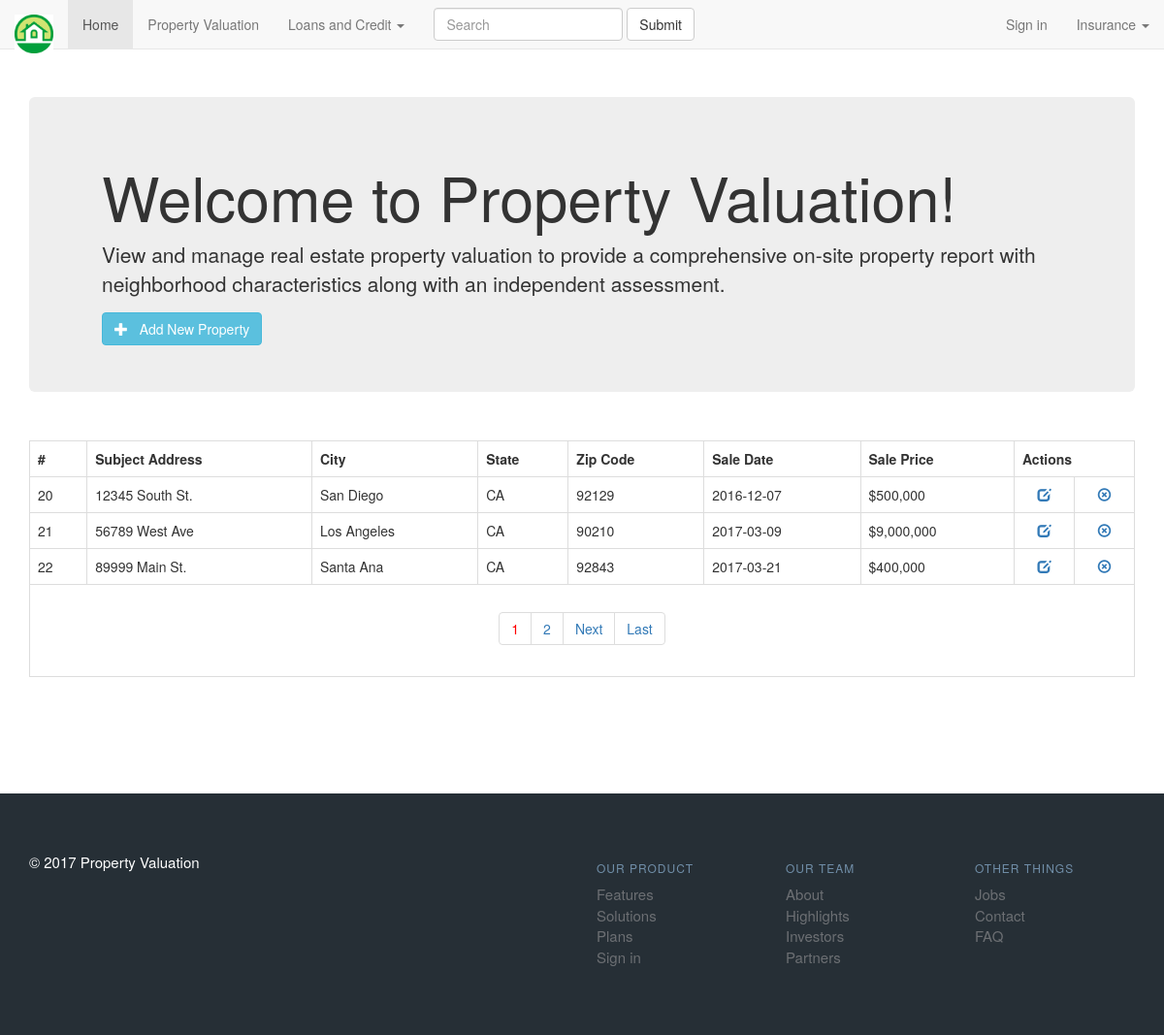
/property-valuation.php, run on the app's committed database.
### tables this page shows
CREATE TABLE IF NOT EXISTS `sales` (
  `sales_id` int(11) NOT NULL AUTO_INCREMENT,
  `sales_date` date NOT NULL,
  `sales_price` double NOT NULL,
  `property_id` int(11) NOT NULL,
  PRIMARY KEY (`sales_id`)
);

CREATE TABLE IF NOT EXISTS `property` (
  `property_id` int(11) NOT NULL AUTO_INCREMENT,
  `address` varchar(255) NOT NULL,
  `city` varchar(150) NOT NULL,
  `state` varchar(150) NOT NULL,
  `zip` int(5) NOT NULL,
  PRIMARY KEY (`property_id`)
);

### class.crud.php (the view, shortened to what this page needs)
<?php
class Crud {
    private $db;
    function __construct($DB_con) {
        $this->db = $DB_con;
    }
    public function dataview($query) {
        $stmt = $this->db->prepare($query);
        $stmt->execute();
        if($stmt->rowCount() > 0) {
            while($row = $stmt->fetch(PDO::FETCH_ASSOC)) {
?>
                <tr>
                    <td><?php print($row['property_id']); ?></td>
                    <td><?php print($row['address']); ?></td>
                    <td><?php print($row['city']); ?></td>
                    <td><?php print($row['state']); ?></td>
                    <td><?php print($row['zip']); ?></td>
                    <td><?php print($row['sales_date']); ?></td>
                    <td><?php print('$'.number_format($row['sales_price'])); ?></td>
                    <td align="center">
                        <a href="edit-data.php?edit_id=<?php print($row['property_id']); ?>"><i class="glyphicon glyphicon-edit"></i></a>
                    </td>
                    <td align="center">
                        <a href="delete.php?delete_id=<?php print($row['property_id']); ?>"><i class="glyphicon glyphicon-remove-circle"></i></a>
                    </td>
                </tr>
<?php
            }
        } else {
?>
            <tr>
                <td>Nothing here...</td>
            </tr>
<?php
        }
    }
    public function paginglink($query, $records_per_page) {
        $self = $_SERVER['PHP_SELF'];
        $stmt = $this->db->prepare($query);
        $stmt->execute();
        $total_no_of_records = $stmt->rowCount();
        if($total_no_of_records > 0) {
?>
            <ul class="pagination">
<?php
            $total_no_of_pages = ceil($total_no_of_records / $records_per_page);
            $current_page = 1;
            for($i = 1; $i <= $total_no_of_pages; $i++) {
                if($i == $current_page) {
                    echo "<li><a href='" . $self."?page_no=" . $i. "' style='color:red;'>" . $i . "</a></li>";
                } else {
                    echo "<li><a href='" . $self . "?page_no=" . $i . "'>" . $i . "</a></li>";
                }
            }
            if($current_page != $total_no_of_pages) {
                $next = $current_page + 1;
                echo "<li><a href='".$self."?page_no=".$next."'>Next</a></li>";
                echo "<li><a href='".$self."?page_no=".$total_no_of_pages."'>Last</a></li>";
            }
?>
            </ul>
<?php
        }
    }
}

### header.php (shortened to what this page needs)
<!DOCTYPE html>
<html>
  <head>
    <link href="bootstrap/css/styles.css" rel="stylesheet">
    <link rel="stylesheet" href="//code.jquery.com/ui/1.12.1/themes/base/jquery-ui.css">
    <link href="bootstrap/css/bootstrap.min.css" rel="stylesheet" media="screen">
  </head>
  <body>
    <nav class="navbar navbar-default navbar-fixed-top">
      <div class="container-fluid">
        <div class="navbar-header">
          <a class="navbar-brand" href="index.php"><img src="bootstrap/css/img/house_logo.jpg" alt="house.logo" height="40"></a>
        </div>
        <div class="collapse navbar-collapse" id="bs-example-navbar-collapse-1">
          <ul class="nav navbar-nav">
            <li class="active"><a href="index.php">Home <span class="sr-only">(current)</span></a></li>
            <li><a href="property-valuation.php">Property Valuation</a></li>
            <li class="dropdown">
              <a href="#" class="dropdown-toggle" data-toggle="dropdown" role="button" aria-haspopup="true" aria-expanded="false">Loans and Credit <span class="caret"></span></a>
            </li>
          </ul>
          <form class="navbar-form navbar-left">
            <div class="form-group">
              <input type="text" class="form-control" placeholder="Search">
            </div>
            <button type="submit" class="btn btn-default">Submit</button>
          </form>
          <ul class="nav navbar-nav navbar-right">
            <li><a href="#">Sign in</a></li>
            <li class="dropdown">
              <a href="#" class="dropdown-toggle" data-toggle="dropdown" role="button" aria-haspopup="true" aria-expanded="false">Insurance <span class="caret"></span></a>
            </li>
          </ul>
        </div>
      </div>
    </nav>

### property-valuation.php (shortened to what this page needs)
<?php
    include_once 'dbconfig.php';
    include_once 'header.php';
?>
<div class="container" style="margin: 100px auto;">
    <header class="jumbotron">
        <div class="container">
            <h1>Welcome to Property Valuation!</h1>
            <p>View and manage real estate property valuation to provide a comprehensive on-site property report with neighborhood characteristics along with an independent assessment.</p>
            <a href="add-data.php" class="btn btn-large btn-info"><i class="glyphicon glyphicon-plus"></i> &nbsp; Add New Property</a>
        </div>
    </header>
    <br />
    <table class='table table-bordered table-responsive'>
        <tr>
            <th>#</th>
            <th>Subject Address</th>
            <th>City</th>
            <th>State</th>
            <th>Zip Code</th>
            <th>Sale Date</th>
            <th>Sale Price</th>
            <th colspan="2" align="center">Actions</th>
        </tr>
<?php
    $query = "SELECT p.property_id, p.address, p.city, p.state, p.zip, s.sales_date, s.sales_price
              FROM property p
              INNER JOIN sales s on p.property_id = s.property_id";
    $records_per_page = 3;
    $newquery = $crud->paging($query, $records_per_page);
    $crud->dataview($newquery);
?>
    <tr>
        <td colspan="9" align="center">
            <div class="pagination-wrap">
                <?php $crud->paginglink($query, $records_per_page); ?>
             </div>
        </td>
    </tr>
</table>
</div>
<?php include_once 'footer.php'; ?>

### footer.php
<footer id="main-footer">
    <div class="container">
        <div class="row">
            <div class="col-md-6">
                &copy; 2017  Property Valuation
            </div>
            <div class="col-md-2">
                <h6>Our product</h6>
                <ul class="list-unstyled">
                    <li><a href="#">Features</a></li>
                    <li><a href="#">Solutions</a></li>
                    <li><a href="#">Plans</a></li>
                    <li><a href="#">Sign in</a></li>
                </ul>
            </div>
            <div class="col-md-2">
                <h6>Our team</h6>
                <ul class="list-unstyled">
                    <li><a href="#">About</a></li>
                    <li><a href="#">Highlights</a></li>
                    <li><a href="#">Investors</a></li>
                    <li><a href="#">Partners</a></li>
                </ul>
            </div>
            <div class="col-md-2">
                <h6>Other things</h6>
                <ul class="list-unstyled">
                    <li><a href="#">Jobs</a></li>
                    <li><a href="#">Contact</a></li>
                    <li><a href="#">FAQ</a></li>
                </ul>
            </div>
        </div>
    </div>
</footer>
</body>
</html>

### data on the page
sales: property.property_id "20", property.address "12345 South St.", property.city "San Diego", property.state "CA", property.zip "92129", sales_date "2016-12-07", sales_price "500,000"
sales: property.property_id "21", property.address "56789 West Ave", property.city "Los Angeles", property.state "CA", property.zip "90210", sales_date "2017-03-09", sales_price "9,000,000"
sales: property.property_id "22", property.address "89999 Main St.", property.city "Santa Ana", property.state "CA", property.zip "92843", sales_date "2017-03-21", sales_price "400,000"
